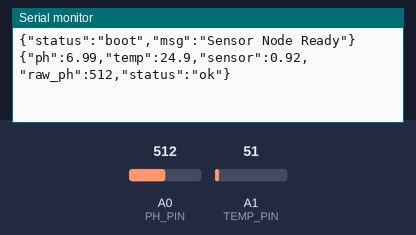
The sketch below on a simulated Arduino Uno, built with avr-gcc and run on an emulated ATmega328P. Shown: the last lines printed to the serial monitor. The inputs (shaded band) are chosen by the test bench; at power-on: A1 (TEMP_PIN) = 51, A0 (PH_PIN) = 512.

Above: at 1.7 s.
1.8 s: A1 (TEMP_PIN) set to 61
At 2.9 s:
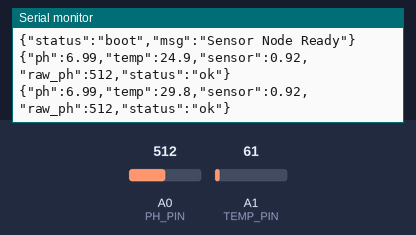
3.3 s: A0 (PH_PIN) set to 716
At 4.6 s:
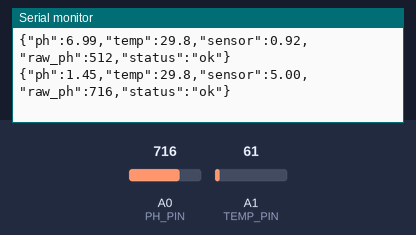
4.8 s: A1 (TEMP_PIN) set to 71
At 5.7 s:
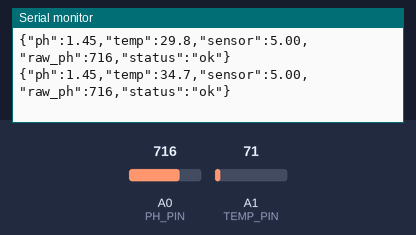
6.3 s: A0 (PH_PIN) set to 900
At 7.9 s:
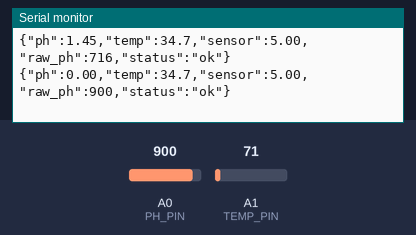
Timing chart, 0 to 8.8 s (numbered marks = the images above; inputs shaded):
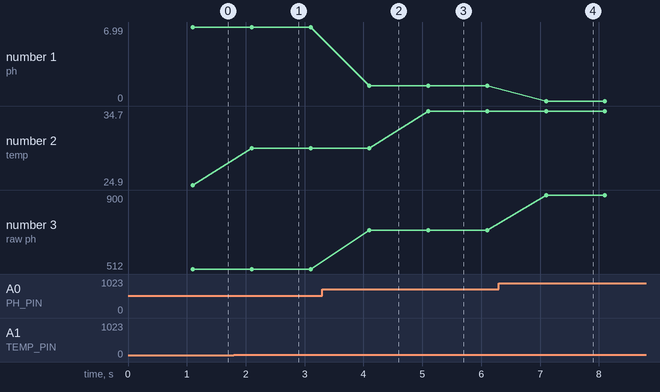

Measured:
- after the input at 1.8 s, the serial monitor: prints a new line after 0.30 s (image 1)
- after the input at 3.3 s, the serial monitor: prints a new line after 0.80 s (image 2)
- after the input at 4.8 s, the serial monitor: prints a new line after 0.30 s (image 3)
- after the input at 6.3 s, the serial monitor: prints a new line after 0.80 s (image 4)
- plotted number 1: 6.99 → 1.45 after the input at 3.3 s, 1.45 → 0 after the input at 6.3 s
- plotted number 2: 24.9 → 29.8 after the input at 1.8 s, 29.8 → 34.7 after the input at 4.8 s
- plotted number 3: 512 → 716 after the input at 3.3 s, 716 → 900 after the input at 6.3 s

The sketch:

steroid_sensor.ino
```cpp
// =====================================================
//  STEROID DETECTION SYSTEM — Arduino Uno Sensor Node
// =====================================================
//  Sensors:
//    - pH Sensor Module  --> Analog Pin A0
//    - LM35 Temperature  --> Analog Pin A1
//
//  Wiring:
//    pH Module:
//      VCC → 5V
//      GND → GND
//      PO  → A0
//
//    LM35:
//      VCC → 5V
//      GND → GND
//      OUT → A1
//
//  Output: JSON over Serial at 9600 baud, every 1 second
//  Format: {"ph":6.87,"temp":24.5,"sensor":2.14,"status":"ok"}
// =====================================================

const int PH_PIN   = A0;   // pH sensor analog output
const int TEMP_PIN = A1;   // LM35 analog output

// pH Calibration offset (adjust if readings are off)
// Measure known pH 7.0 buffer and set offset accordingly
float phCalibrationOffset = 0.0;

// Send interval
const unsigned long SEND_INTERVAL = 1000; // ms
unsigned long lastSendTime = 0;

void setup() {
    Serial.begin(9600);
    while (!Serial) { ; }  // Wait for Serial on some boards

    // Short boot delay for sensor stabilization
    delay(500);

    // Send a startup message
    Serial.println("{\"status\":\"boot\",\"msg\":\"Sensor Node Ready\"}");
}

void loop() {
    unsigned long now = millis();
    if (now - lastSendTime < SEND_INTERVAL) return;
    lastSendTime = now;

    // ── Read pH (10-sample average for stability) ──────────
    long phRawSum = 0;
    for (int i = 0; i < 10; i++) {
        phRawSum += analogRead(PH_PIN);
        delay(10);
    }
    int phRaw = phRawSum / 10;

    // Convert raw ADC to voltage (5V reference, 10-bit ADC)
    float phVoltage = phRaw * (5.0 / 1023.0);

    // Convert voltage to pH
    // Standard formula for most pH modules:
    //   pH = 7 + (midVoltage - voltage) / slope
    //   midVoltage ≈ 2.5V, slope ≈ 0.18 V/pH unit
    float phValue = 7.0 + ((2.5 - phVoltage) / 0.18) + phCalibrationOffset;
    phValue = constrain(phValue, 0.0, 14.0);

    // ── Read Temperature (LM35) ────────────────────────────
    int tempRaw = analogRead(TEMP_PIN);
    float tempVoltage = tempRaw * (5.0 / 1023.0);
    // LM35: 10 mV per °C, so temp = voltage * 100
    float temperature = tempVoltage * 100.0;

    // ── Derive Sensor Reading for Steroid Detection ────────
    // Steroid contamination in milk typically lowers pH (more acidic).
    // We map pH deviation below neutral (7.0) to a mg/L steroid proxy.
    // Safe pH for fresh milk: 6.4 – 6.8
    // This sensor_reading feeds directly into the Flask detection formula.
    float sensorReading = max(0.0, (7.5 - phValue) * 1.2 + 0.3);
    sensorReading = constrain(sensorReading, 0.1, 5.0);

    // ── Build + Send JSON ──────────────────────────────────
    Serial.print("{");
    Serial.print("\"ph\":");      Serial.print(phValue, 2);
    Serial.print(",\"temp\":");   Serial.print(temperature, 1);
    Serial.print(",\"sensor\":"); Serial.print(sensorReading, 2);
    Serial.print(",\"raw_ph\":"); Serial.print(phRaw);
    Serial.print(",\"status\":\"ok\"");
    Serial.println("}");
}
```
